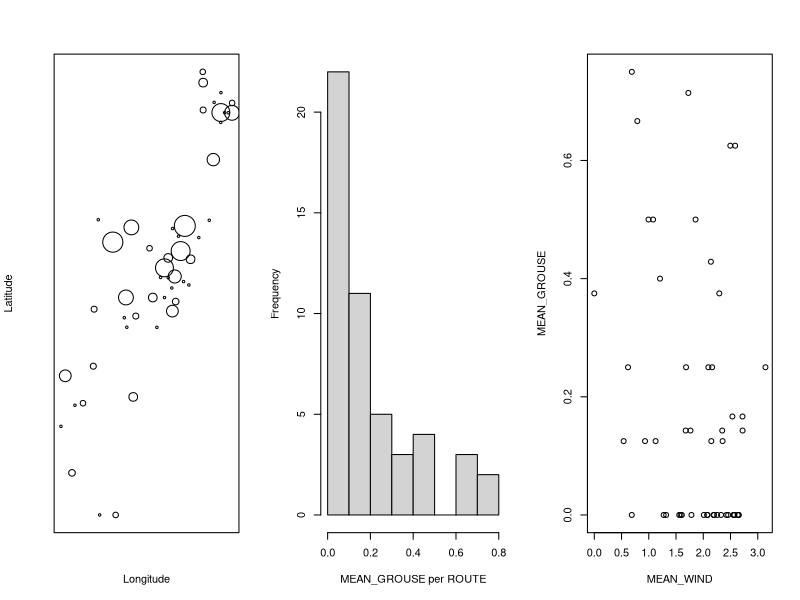
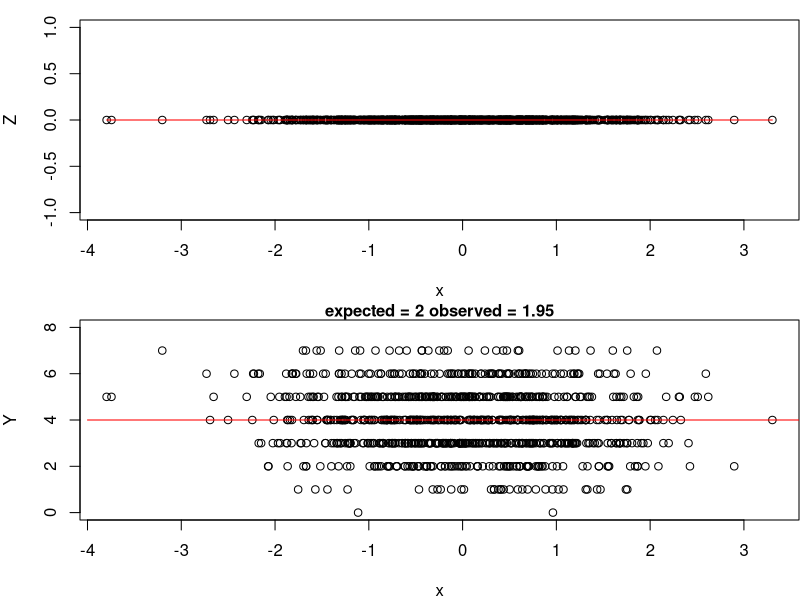

The R script that drew these images, in order:
# PS2
# due 24 September, 2023 by midnight

# First, install the packages below if you haven't already got them on your computer. You won't need them all for chapter 1, but they are all used among the different chapters.

# install.packages(c("lme4", "lmerTest", "ape", "phylolm", "MCMCglmm", "mvtnorm", "car", "phytools", "phangorn", "logistf", "devtools", "phyr"))

# There is an additional package that are on github. To get them, you first have to load devtools
# devtools::install_github("arives/rr2")

# Once you have installed these packages, you won't need to do it again.
 

# Packages you will need for Chapter 1:
library(lme4)
library(lmerTest)
library(car)

# This problem set begins to explore the grouse data. It is based on correlated_data Ch1 sections 1.1 to 1.4.

	# For the homework, ONLY TURN IN THE R CODE THAT YOU USED. Start with the code below and add to it anything you need. This code is slightly modified from the code available with the correlateddata book. Identify you new code (so I can find it) by placing it between marker rows #~~~~~~~~~~~~~~~~~~~~~~~~~~~. I will get your full answers to the questions by asking people in class, so there is no need for you to write them down.

# 1. In figure 1.1 (left panel), it looks like there is spatial correlation in the numbers of grouse scored per route (even though there isn't). Is there a simple way you could test for spatial correlation? (NOTE: This might require NO NEW R CODE.)

# 2. What are the assumptions made for a linear model (LM) in section 1.4.1? Which of these assumptions are likely to be violated when applying a LM in regressing MEAN_GROUSE on MEAN_WIND? Which of these violations do you think leads to greatest concerns about the P-values produced in the regression? (NOTE: This might require NO NEW R CODE.)

# 3. Perform a Binomial GLM using a probit link function rather than a logit link function in the analyses in section 1.4.2. Are the results the same? Can you explain the differences? Which one is correct?

# 4. In section 1.4.5 there is a simulation for the GLMM model. How could you use this to test whether the P-values given by the LM (section 1.4.1) are correct? If you want, for bonus points give it a try.

# 5. What questions do you have about the material in section 1.1 to 1.4? What needs more explanation? I'm serious about asking this question, because I want to improve the book. (NOTE: This requires NO NEW R CODE.)

# BONUS

# 6. Another method that could be used with these data is a beta binomial model. For bonus points, give this a try. You will need library(glmmTMB).

# PLEASE, EVEN THOUGH YOU ARE WORKING IN GROUPS, EACH PERSON UPLOAD AN .R FILE INTO CANVAS.


#################################################################
# 1.3 Dataset
#################################################################

# Metadata for "grouse_data.csv"

# ROUTE
# IDs for 50 roadside routes. These data are simulated to have similar characteristics as the original, real data.

# STATION
# IDs for each survey station, with up to 8 STATIONS per ROUTE.

# LAT
# X coordinate of survey station. UTM zone 15N NAD83 datum.

# LONG
# Y coordinate of survey station. UTM zone 15N NAD83 datum.

# WIND
# Wind speed (km/hour) recorded at 1.4m above ground at the end of the survey.

# TEMP
# Temperature (°C) recorded at 1.4m above ground at the end of the survey.

# GROUSE
# Detection/non-detection of Ruffed Grouse (1 = detected, 0 = not detected).

# read data
d <- read.csv(file="grouse_data.csv", header=T)

# STATION and ROUTE were uploaded as integers; this converts them to factors.
d$STATION <- as.factor(d$STATION)
d$ROUTE <- as.factor(d$ROUTE)

# To see the first 20 rows of data, you can use:
head(d, 20)

# Combine all values for each ROUTE using aggregate().
w <- data.frame(aggregate(cbind(d$GROUSE, d$WIND, d$LAT, d$LONG), by = list(d$ROUTE), FUN = mean))

# For clarity, I've added the column names to the route-level data.frame w.
names(w) <- c("ROUTE","MEAN_GROUSE","MEAN_WIND","LAT","LONG")

# Now, I want the count of the number of GROUSE per ROUTE.
w$GROUSE <- aggregate(GROUSE ~ ROUTE, data = d, FUN = sum)[,2]

# You can see what this does by just doing this:
aggregate(GROUSE ~ ROUTE, data = d, FUN = sum)

# Finally, I want the count of the number of STATIONS per ROUTE. This is a little weird, because it uses the function length(). aggregate() subsets a data.frame according to ROUTE and applies FUN to the variable GROUSE in each subset. Using FUN = length just measures the length of GROUSE within each subset, which is the number of stations. 
w$STATIONS <- aggregate(GROUSE ~ ROUTE, data = d, FUN = length)[,2]

# This is what the aggregated data look like:
head(w)

# Fig. 1.1
# To take a look at the data, this plots MEAN_GROUSE against LAT and LONG, using the size of the point to give the mean number of observations per route. "cex" gives the point size, and I've added 0.1 to w$MEAN_GROUSE so that routes with zero counts are still shown
par(mfrow=c(1,3))
plot(LAT ~ LONG, data=w, pch=1, cex=5*(MEAN_GROUSE+.1), xaxt="n", yaxt="n", xlab="Longitude", ylab="Latitude")

# This histogram shows the variability in grouse counts per ROUTE.
hist(w$MEAN_GROUSE, main="", xlab="MEAN_GROUSE per ROUTE")

# It looks like there are fewer GROUSE seen when the wind speed is higher
plot(MEAN_GROUSE ~ MEAN_WIND, data=w)

#~~~~~~~~~~~~~~~~~~~~~~~~~~~~~~~~~~~~~~~~~~~~~~~~~~~~~~~~~~~~~~~~~~~~~~~~~~~~~~~~~~~~~~~
# Question 1: In figure 1.1 (left panel), it looks like there is spatial correlation in the numbers of grouse scored per route (even though there isn't). Is there a simple way you could test for spatial correlation?
#~~~~~~~~~~~~~~~~~~~~~~~~~~~~~~~~~~~~~~~~~~~~~~~~~~~~~~~~~~~~~~~~~~~~~~~~~~~~~~~~~~~~~~~


#################################################################
# 1.4 Route-level analyses 
#################################################################

# Packages you will need:
library(lme4)
library(lmerTest)

######
# 1.4.1 LM at the route level: Analyses at the ROUTE level using an arcsine-square-root transform
summary(lm(asin(sqrt(MEAN_GROUSE)) ~ MEAN_WIND, data=w))

#~~~~~~~~~~~~~~~~~~~~~~~~~~~~~~~~~~~~~~~~~~~~~~~~~~~~~~~~~~~~~~~~~~~~~~~~~~~~~~~~~~~~~~~
# Question 2: What are the assumptions made for a linear model (LM) in section 1.4.1? Which of these assumptions are likely to be violated when applying a LM in regressing MEAN_GROUSE on MEAN_WIND? Which of these violations do you think leads to greatest concerns about the P-values produced in the regression?
#~~~~~~~~~~~~~~~~~~~~~~~~~~~~~~~~~~~~~~~~~~~~~~~~~~~~~~~~~~~~~~~~~~~~~~~~~~~~~~~~~~~~~~~


######
# 1.4.2 Binomial GLM at the route level

# For the binomial GLM, it is necessary to construct a variable that contains the successes (number of stations with GROUSE) and failures (number of stations without GROUSE). This accounts for the different numbers of STATIONS among ROUTES. I have called this array "SUCCESS".
w$SUCCESS <- cbind(w$GROUSE, w$STATIONS - w$GROUSE)
head(w)

summary(glm(SUCCESS ~ MEAN_WIND, family = binomial, data=w))

# The normal way to do this is simply:
summary(glm(cbind(GROUSE, STATIONS - GROUSE) ~ MEAN_WIND, family = binomial, data=w))

#~~~~~~~~~~~~~~~~~~~~~~~~~~~~~~~~~~~~~~~~~~~~~~~~~~~~~~~~~~~~~~~~~~~~~~~~~~~~~~~~~~~~~~~
# Question 3: Perform a Binomial GLM using a probit link function rather than a logit link function in the analyses in section 1.4.2. Are the results the same? Can you explain the differences? Which one is correct?
#~~~~~~~~~~~~~~~~~~~~~~~~~~~~~~~~~~~~~~~~~~~~~~~~~~~~~~~~~~~~~~~~~~~~~~~~~~~~~~~~~~~~~~~

# Likelihood Ratio Test for b1.
mod.f <- glm(SUCCESS ~ MEAN_WIND, family = binomial, data=w)
mod.r <- glm(SUCCESS ~ 1, family = binomial, data=w)
deviance <- 2*(logLik(mod.f) - logLik(mod.r))
LRT.b1 <- c(dev = deviance, p.value=pchisq(deviance, df=1, lower.tail=F))
LRT.b1

######
# 1.4.3 Quasi-binomial GLM at the route level: This model looks exactly like the binomial GLM, although the family is changed to quasibinomial.
summary(glm(SUCCESS ~ MEAN_WIND, family = quasibinomial, data=w))


######
# 1.4.4 Logit-normal binomial GLMM at the route level: This GLMM has "observation-level variation", with each ROUTE allowed to take a different value from a normal distribution. This technically produces a logit normal-binomial distribution.
summary(glmer(SUCCESS ~ MEAN_WIND + (1 | ROUTE), data=w, family=binomial))

######
# 1.4.5 Simulation of overdispersion

# This is the inverse logit function
inv.logit <- function(x){
	1/(1 + exp(-x))
}

# Simulate the logit normal-binomial GLMM. Note that samples = 1000 points are simulated.
b0 <- 0
b1 <- 0
n <- 8

samples <- 1000
x <- rnorm(samples, mean=0, sd=1)

sd.e <- 0
e <- rnorm(samples, mean=0, sd=sd.e)

Z <- b0 + b1 * x + e
p <- inv.logit(Z)
Y <- rbinom(samples, size=n, prob=p)

# If b1 = 0, this gives the expected standard deviation of the binomial distribution
p <- inv.logit(b0)
expected.var <- round(n*p*(1-p),2)
observed.var <- round(var(Y), 2)

par(mfcol=c(2,1), mai=c(.8,.8,.2,.01))

plot(Z[order(x)] ~ x[order(x)], main="", xlab="x", ylab="Z")
lines(b0 + b1 * x[order(x)] ~ x[order(x)], col="red")

plot(Y[order(x)] ~ x[order(x)], ylim=c(0,n), xlab="x", ylab="Y", main=paste("expected =", expected.var,"observed =", observed.var), cex.main=1)
x <- .1*(-40:40)
lines(n*inv.logit(b0 + b1*x) ~ x, col="red")

#~~~~~~~~~~~~~~~~~~~~~~~~~~~~~~~~~~~~~~~~~~~~~~~~~~~~~~~~~~~~~~~~~~~~~~~~~~~~~~~~~~~~~~~
# Side comment: What is the meaning of the coefficients from LM?

summary(lm(asin(sqrt(MEAN_GROUSE)) ~ MEAN_WIND, data=w))
summary(glm(SUCCESS ~ MEAN_WIND, family = quasibinomial, data=w))

#~~~~~~~~~~~~~~~~~~~~~~~~~~~~~~~~~~~~~~~~~~~~~~~~~~~~~~~~~~~~~~~~~~~~~~~~~~~~~~~~~~~~~~~



#########################################################
# Reiteration of results
#########################################################

# Route-level methods
summary(lm(asin(sqrt(MEAN_GROUSE)) ~ MEAN_WIND, data=w))$coef

w$SUCCESS <- cbind(w$GROUSE, w$STATIONS - w$GROUSE)
summary(glm(SUCCESS ~ MEAN_WIND, family = binomial, data=w))$coef

summary(glm(SUCCESS ~ MEAN_WIND, family = quasibinomial, data=w))$coef

summary(glmer(SUCCESS ~ MEAN_WIND + (1 | ROUTE), data=w, family=binomial))$coef


#~~~~~~~~~~~~~~~~~~~~~~~~~~~~~~~~~~~~~~~~~~~~~~~~~~~~~~~~~~~~~~~~~~~~~~~~~~~~~~~~~~~~~~~
# Question 4: In section 1.4.5 there is a simulation for the GLMM model. How could you use this to test whether the P-values given by the LM (section 1.4.1) are correct?
#~~~~~~~~~~~~~~~~~~~~~~~~~~~~~~~~~~~~~~~~~~~~~~~~~~~~~~~~~~~~~~~~~~~~~~~~~~~~~~~~~~~~~~~

#~~~~~~~~~~~~~~~~~~~~~~~~~~~~~~~~~~~~~~~~~~~~~~~~~~~~~~~~~~~~~~~~~~~~~~~~~~~~~~~~~~~~~~~
# Question 5: What questions do you have about the material in section 1.1 to 1.4? What needs more explanation? I'm serious about asking this question, because I want to improve the book. (NOTE: This requires NO NEW R CODE.)
#~~~~~~~~~~~~~~~~~~~~~~~~~~~~~~~~~~~~~~~~~~~~~~~~~~~~~~~~~~~~~~~~~~~~~~~~~~~~~~~~~~~~~~~

#~~~~~~~~~~~~~~~~~~~~~~~~~~~~~~~~~~~~~~~~~~~~~~~~~~~~~~~~~~~~~~~~~~~~~~~~~~~~~~~~~~~~~~~
# Question 6 (bonus): Another method that could be used with these data is a beta binomial model. For bonus points, give this a try.
#~~~~~~~~~~~~~~~~~~~~~~~~~~~~~~~~~~~~~~~~~~~~~~~~~~~~~~~~~~~~~~~~~~~~~~~~~~~~~~~~~~~~~~~
